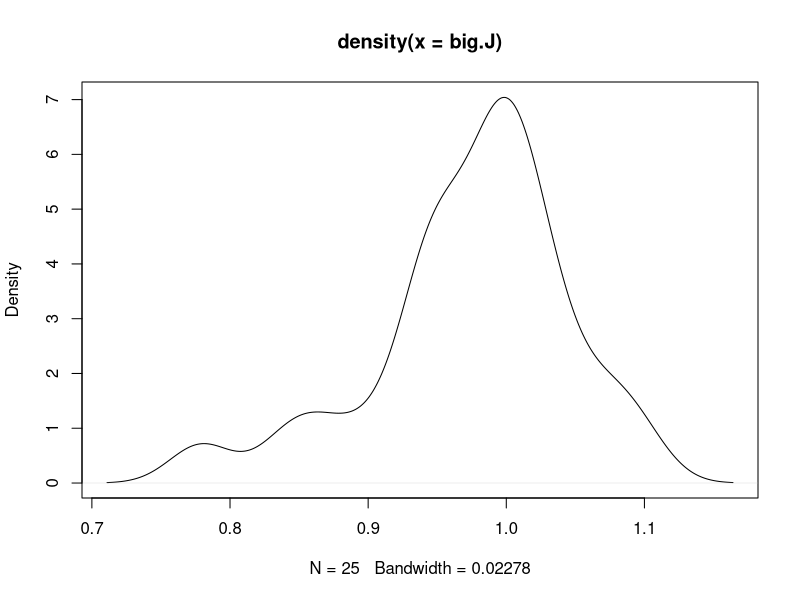

Generate this figure with R:
# section 3 of hastings (1970) describes a matrix E(theta)

# m is positive integer
# 1 <= i != j <= m integers
# theta is in [0, 2*pi]

set.seed(1)
E = function(m, theta, i, j){
    out = diag(m)
    out[i, i] = cos(theta)
    out[i, j] = sin(theta)
    out[j, i] = -sin(theta)
    out[j, j] = cos(theta)
    return (out)
    }

make.H = function(m){
    out = matrix(0, m, m)
    for (j in 1:m){
        out[1,j] = 1/sqrt(m)
        out[2,j] = 1/sqrt(m)*cos((j-1)/pi)
        for (r in 3:(0.5*m+1))
            out[r,j] = sqrt(2/m)*cos((j-1)*(r-2)*2*pi/m)
        for (s in (0.5*m+2):m)
            out[s,j] = sqrt(2/m)*sin((j-1)*(s-0.5*m-1)*2*pi/m)
        }
    return (out)
    }

# starting point
m = 50
#H0 = svd(matrix(rnorm(6^2), 6, 6))$v
H0 = make.H(m)


# example 4
L = 25
niter = 1000
big.J = double(L)
for (l in 1:L){
    H = rep(list(matrix(0, m, m)), niter)
    i = sample(1:m, 1)
    j = sample((1:m)[-i], 1)
    theta = runif(1, 0, 2*pi)
    H[[1]] = E(m, theta, i, j) %*% H0
    for (t in 2:niter){
        i = sample(1:m, 1)
        j = sample((1:m)[-i], 1)
        theta = runif(1, 0, 2*pi)
        H[[t]] = E(m, theta, i, j) %*% H[[t-1]]
        }

    f = function(H)
        sum(diag(H)^2)
    J = double(niter)
    for (t in 1:niter)
        J[t] = f(H[[t]])
    big.J[l] = mean(J)
    # J = matrix(0, m, m)
    # for (t in 1:niter)
    #     J = J + f(H[[t]])
    # J = J / niter
}

mean(big.J)
sd(big.J)
plot(density(big.J))

# for (i in 1:5000){
#     plot(density(J[i:niter]))
#     plot(J[i:niter], type='l')
#     Sys.sleep(0.1)
#     }
